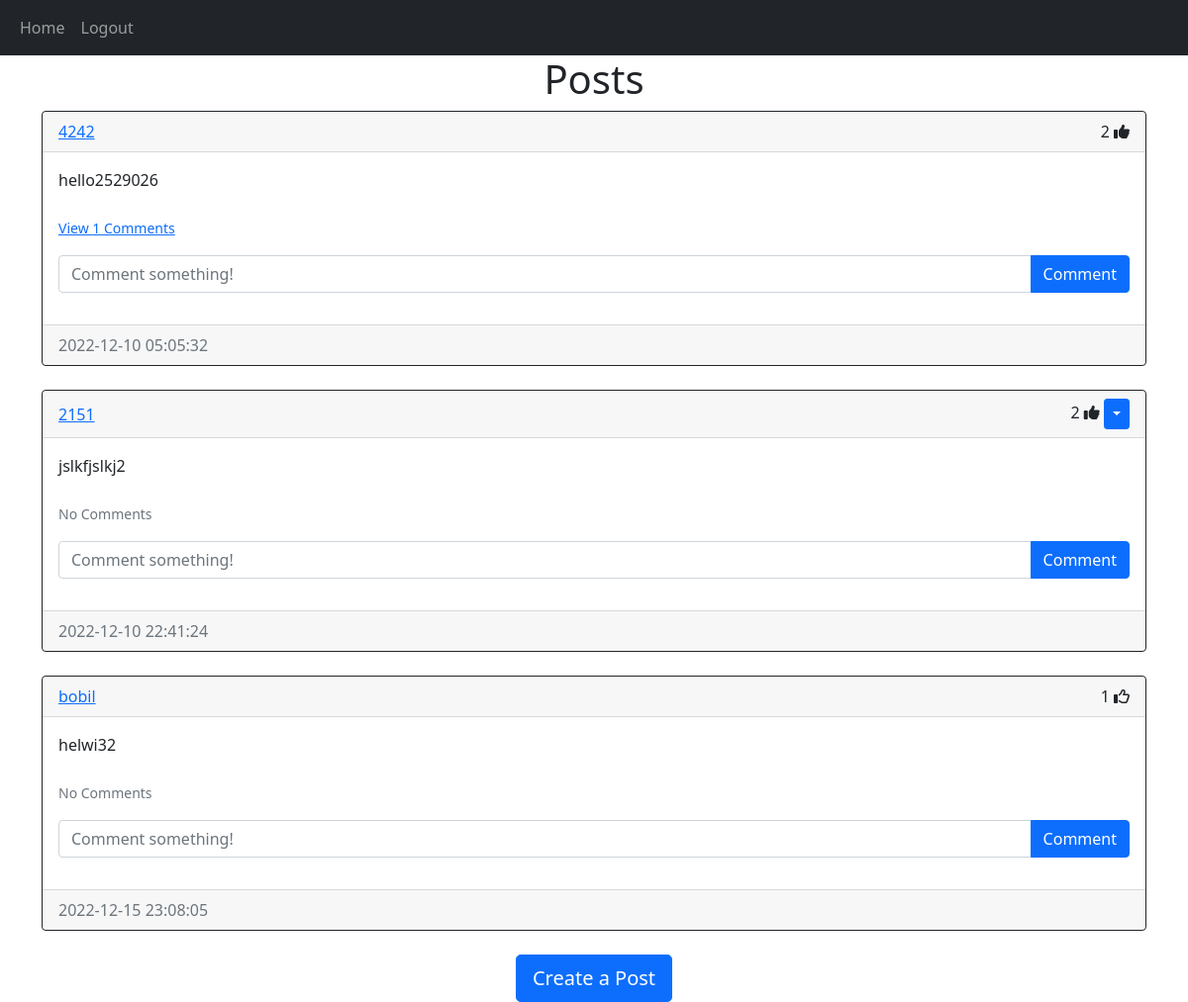
/home (signed in), run on the app's committed database.
### website/models.py (models this page shows)
class Post(db.Model):
    id = db.Column(db.Integer, primary_key=True)
    text = db.Column(db.Text, nullable=False)
    date_created = db.Column(db.DateTime(timezone=True), default=func.now())
    author = db.Column(db.Integer, db.ForeignKey(
        'user.id', ondelete="CASCADE"), nullable=False)
    comments = db.relationship('Comment', backref='post', passive_deletes=True)
    likes = db.relationship('Like', backref='post', passive_deletes=True)

class User(db.Model, UserMixin):
    id = db.Column(db.Integer, primary_key=True)
    email = db.Column(db.String(150), unique=True)
    username = db.Column(db.String(150), unique=True)
    password = db.Column(db.String(150))
    date_created = db.Column(db.DateTime(timezone=True), default=func.now())
    posts = db.relationship('Post', backref='user', passive_deletes=True)
    comments = db.relationship('Comment', backref='user', passive_deletes=True)
    likes = db.relationship('Like', backref='user', passive_deletes=True)

### website/views.py (the view)
@views.route("/")
@views.route("/home")
@login_required
def home():
    posts = Post.query.all()
    return render_template("home.html", user=current_user, posts=posts)

### website/__init__.py (called while the page is built)
def create_app():
    app = Flask(__name__)
    app.config["WTF_CSRF_ENABLED"] = True
    app.config['SECRET_KEY'] = "helloworld"
    app.config['SQLALCHEMY_DATABASE_URI'] = f'sqlite:///{DB_NAME}'
    db.init_app(app)
    from .views import views
    from .auth import auth
    app.register_blueprint(views, url_prefix="/")
    app.register_blueprint(auth, url_prefix="/")
    from .models import User, Post, Comment, Like
    create_database(app)
    login_manager = LoginManager()
    login_manager.login_view = "auth.login"
    login_manager.init_app(app)
    @login_manager.user_loader
    def load_user(id):
        return User.query.get(int(id))
    return app

### website/templates/home.html
{% extends "posts_div.html" %} {% block title %}Home{% endblock %}

### website/templates/posts_div.html (shortened to what this page needs)
{% extends "base.html" %} {% block title %}Home{% endblock %} {% block content
%}
  <h1 align="center">{% block header %}Posts{% endblock %}</h1>
  <div id="posts">
    {% for post in posts %}
    <div class="card border-dark">
      <div class="card-header d-flex justify-content-between align-items-center">
        <a href="/posts/{{post.user.username}}">{{post.user.username}}</a>
        <div>
          <span id="likes-count-{{post.id}}">
          {{ post.likes|length }}</span>
          {% if user.id in post.likes|map(attribute="author")|list %}
          <i
            class="fas fa-thumbs-up"
            id="like-button-{{post.id}}"
            onclick="like({{post.id}})"
          ></i>
          {% else %}
          <i
            class="far fa-thumbs-up"
            id="like-button-{{post.id}}"
            onclick="like({{post.id}})"
          ></i>
          {% endif %} {% if user.id == post.author %}
          <div class="btn-group">
            <button
              type="button"
              class="btn btn-sm btn-primary dropdown-toggle"
              data-bs-toggle="dropdown"
            ></button>
          </div>
          {% endif %}
        </div>
      </div>
      <div class="card-body">
        <div class="card-text">{{post.text}}</div>
        <br />
        <p class="card-text">
          {% if post.comments|length > 0 %}
          <a data-bs-toggle="collapse" href="#comments-{{post.id}}" role="button">
            <small>View {{post.comments|length}} Comments</small>
          </a>
          {% else %}
          <small class="text-muted">No Comments</small>
          {% endif %}
        </p>
        <form
          class="input-group mb-3"
          method="POST"
          action="/create-comment/{{post.id}}"
        >
          <input
            type="text"
            id="text"
            name="text"
            class="form-control"
            placeholder="Comment something!"
          />
          <button type="submit" class="btn btn-primary">Comment</button>
        </form>
      </div>
      <div class="card-footer text-muted">{{post.date_created}}</div>
    </div>
    <br/ > {% endfor %}
  </div>
  {% block footer %}
  <div align="center">
    <a href="/create-post"
      ><button type="button" class="btn btn-primary btn-lg">
        Create a Post
      </button></a
    >
  </div>
  {% endblock %} {% endblock %}

### website/templates/base.html (shortened to what this page needs)
<!DOCTYPE html>
<html lang="en">
  <head>
    <link
      href="https://cdn.jsdelivr.net/npm/bootstrap@5.0.2/dist/css/bootstrap.min.css"
      rel="stylesheet"
    />
  </head>
  <body>
    <nav class="navbar navbar-expand-lg navbar-dark bg-dark">
      <div class="container-fluid">
        <div class="collapse navbar-collapse" id="navbar">
          <div class="navbar-nav">
            <a class="nav-item nav-link" href="/home">Home</a>
            {% if user.is_authenticated %}
            <a class="nav-item nav-link" href="/logout">Logout</a>
            {% else %}
            <a class="nav-item nav-link" href="/login">Login</a>
            <a class="nav-item nav-link" href="/sign-up">Sign Up</a>
            {% endif %}
          </div>
        </div>
      </div>
    </nav>
    <div class="container">{% block content %}{% endblock %}</div>
  </body>
</html>

### data on the page
Post: user.username "4242", likes|length "2", text "hello2529026", comments|length "1", date_created "2022-12-10 05:05:32"
Post: user.username "2151", likes|length "2", text "jslkfjslkj2", shows "No Comments", date_created "2022-12-10 22:41:24"
Post: user.username "bobil", likes|length "1", text "helwi32", shows "No Comments", date_created "2022-12-15 23:08:05"
